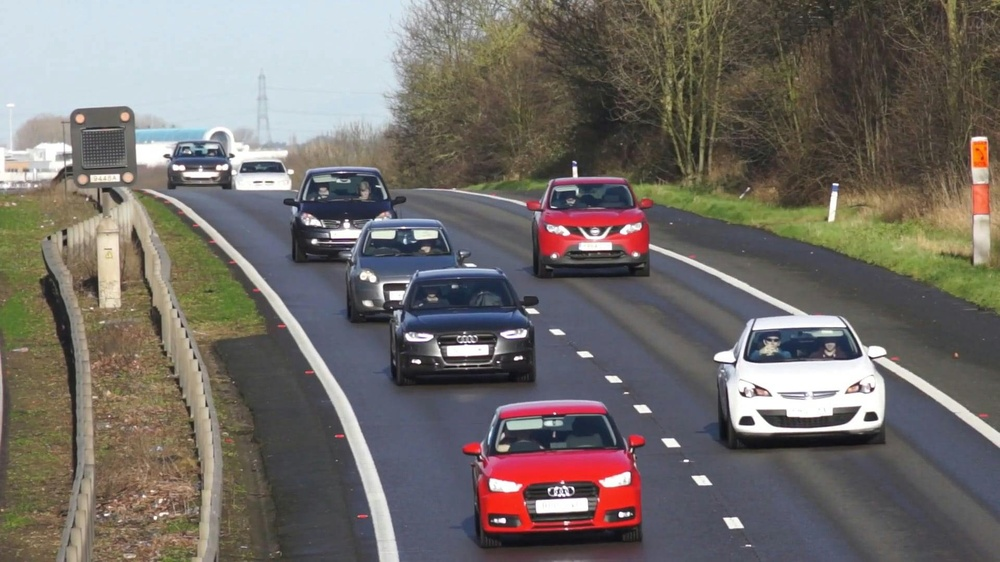
#> input picture OpenCV/2.jpg, 1000 x 562 px, shrunk from 1920 x 1080 before the run, found by its file name
$ python cv_8.py
#> lines starting #> are read from the running program, lines starting #| are printed output that depends on the picture
import cv2
import numpy as np

img =cv2.imread('F:/Study/Python/OpenCV/2.jpg' )
#> img is the input picture: shape (562, 1000, 3); mean B, G, R 105.3, 109.7, 115.3

threshold_value = 200
_,thresh = cv2.threshold(img , threshold_value,255,cv2.THRESH_BINARY)
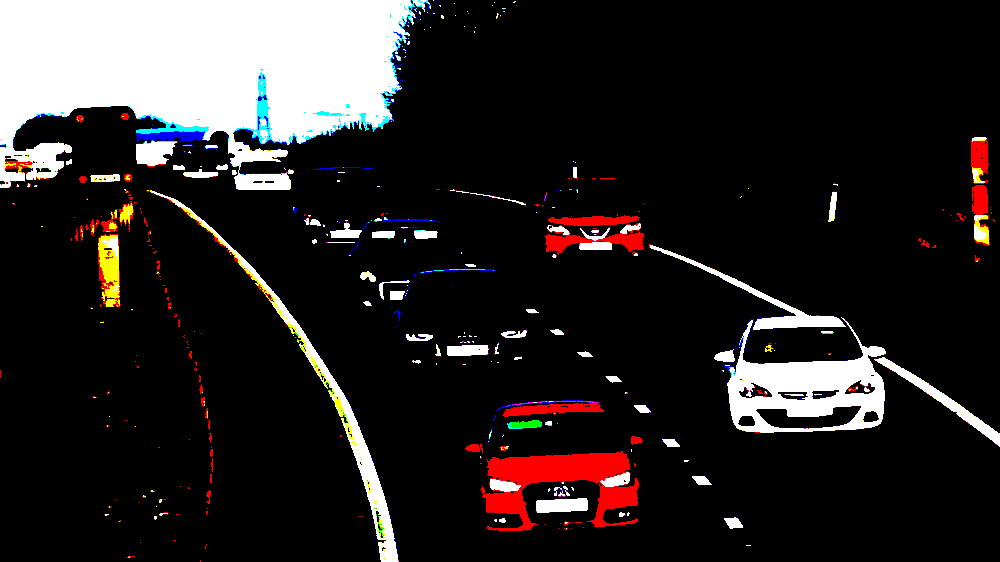
#> thresh: shape (562, 1000, 3); mean B, G, R 35.6, 36, 40.3

cv2.imshow('Og', thresh)

cv2.waitKey(0)
cv2.destroyAllWindows()
